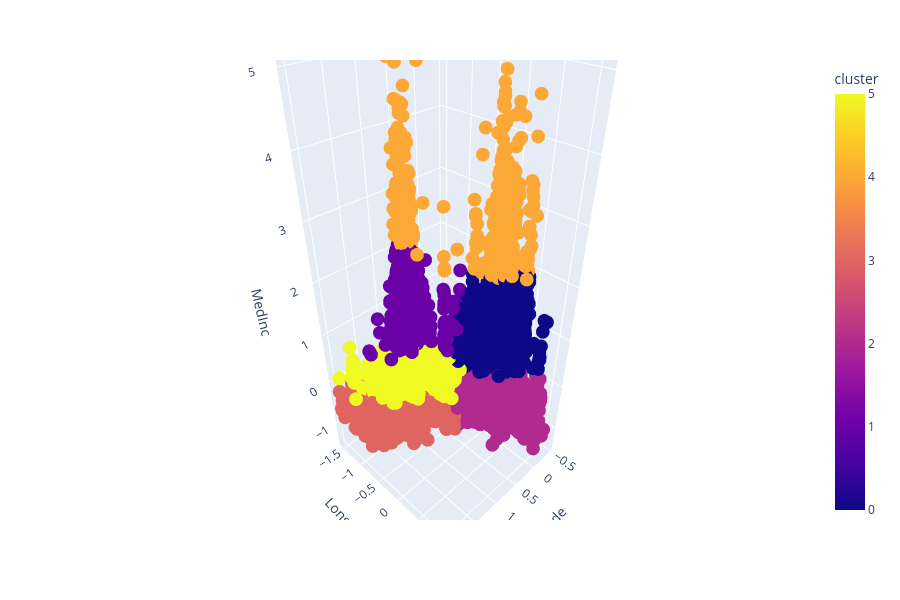

Notebook cell for this chart:
### Code cell
fig = px.scatter_3d(X_train_scaled,
                    x='Latitude',
                    y='Longitude',
                    z='MedInc',
                    color='cluster',
                    width=900,
                    height=600)
fig.show()

### Figure 1 — Plotly figure (JSON) as saved in the notebook; plotly's stock layout.template omitted (floating-point values rounded to 4 significant figures; data arrays with more than 128 entries replaced by an {"elided": "..."} marker saying what was removed)
{"data": [{"hovertemplate": "Latitude=%{x}<br>Longitude=%{y}<br>MedInc=%{z}<br>cluster=%{marker.color}<extra></extra>", "legendgroup": "", "marker": {"color": {"elided": "16508 int values"}, "coloraxis": "coloraxis", "symbol": "circle"}, "mode": "markers", "name": "", "scene": "scene", "showlegend": false, "type": "scatter3d", "x": {"elided": "16508 float values"}, "y": {"elided": "16508 float values"}, "z": {"elided": "16508 float values"}}], "layout": {"coloraxis": {"colorbar": {"title": {"text": "cluster"}}, "colorscale": [[0, "#0d0887"], [0.1111, "#46039f"], [0.2222, "#7201a8"], [0.3333, "#9c179e"], [0.4444, "#bd3786"], [0.5556, "#d8576b"], [0.6667, "#ed7953"], [0.7778, "#fb9f3a"], [0.8889, "#fdca26"], [1, "#f0f921"]]}, "height": 600, "legend": {"tracegroupgap": 0}, "margin": {"t": 60}, "scene": {"domain": {"x": [0, 1], "y": [0, 1]}, "xaxis": {"title": {"text": "Latitude"}}, "yaxis": {"title": {"text": "Longitude"}}, "zaxis": {"title": {"text": "MedInc"}}}, "width": 900}}
